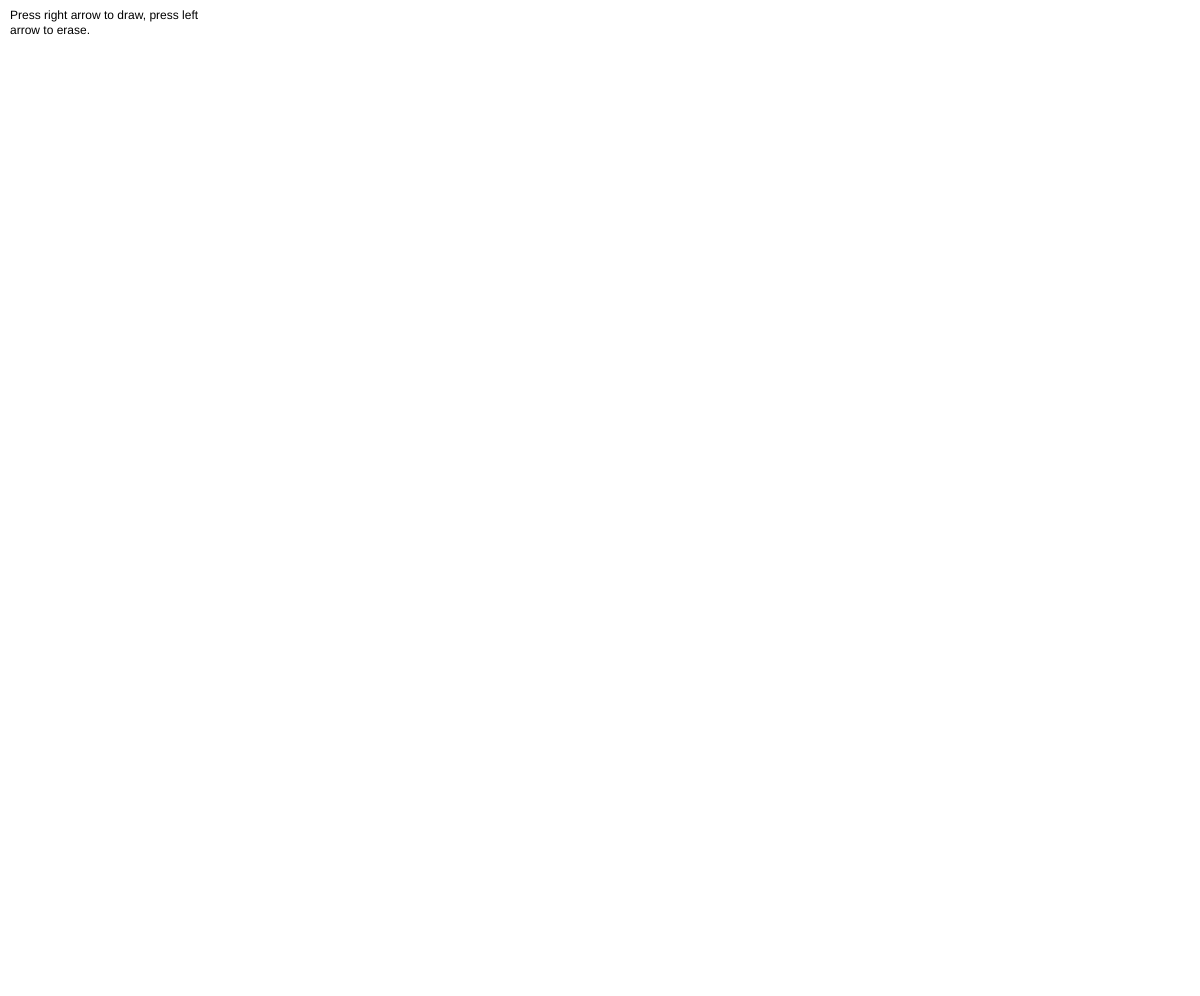
Frame 1 (no input)
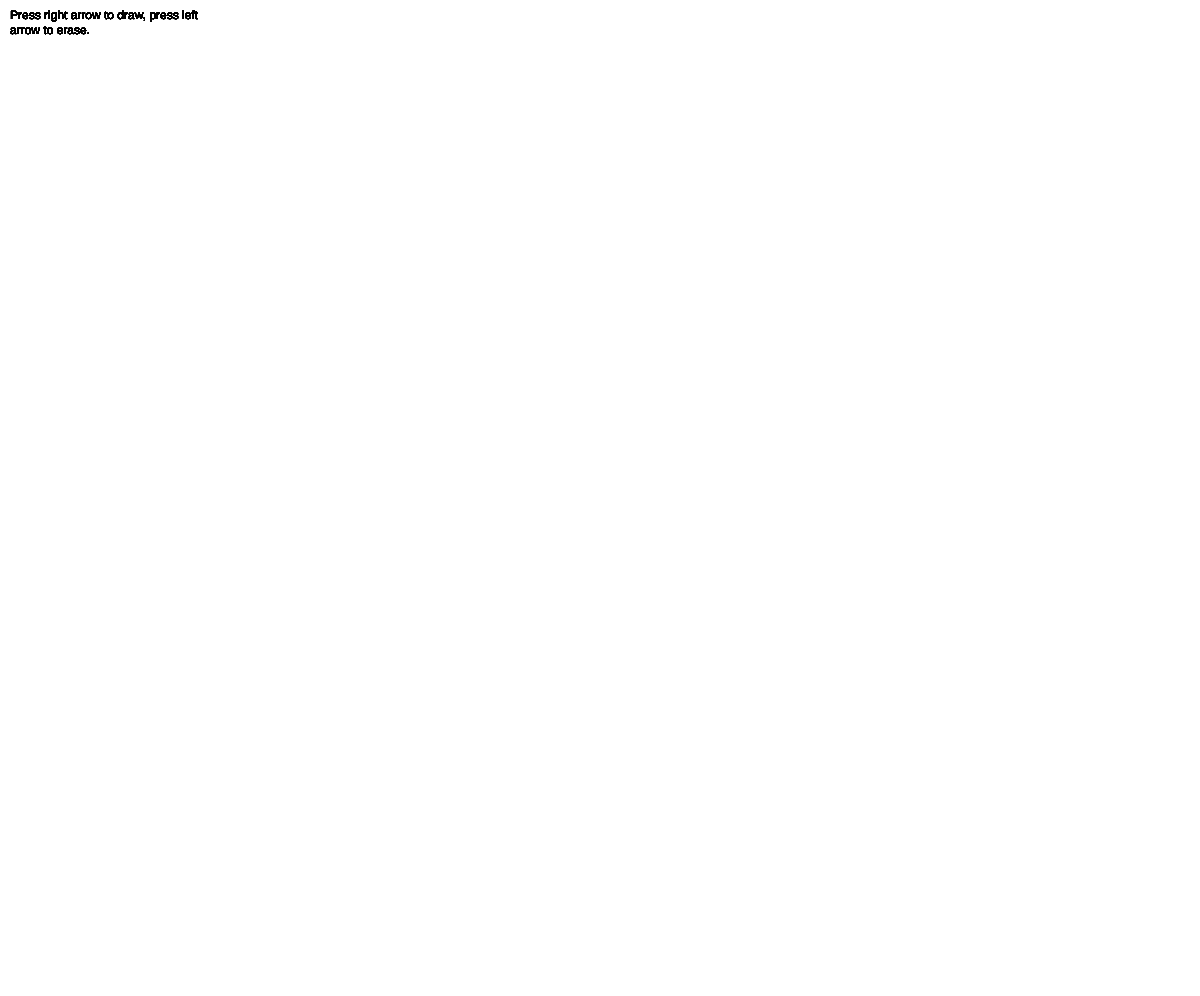
Frame 60 (no input)
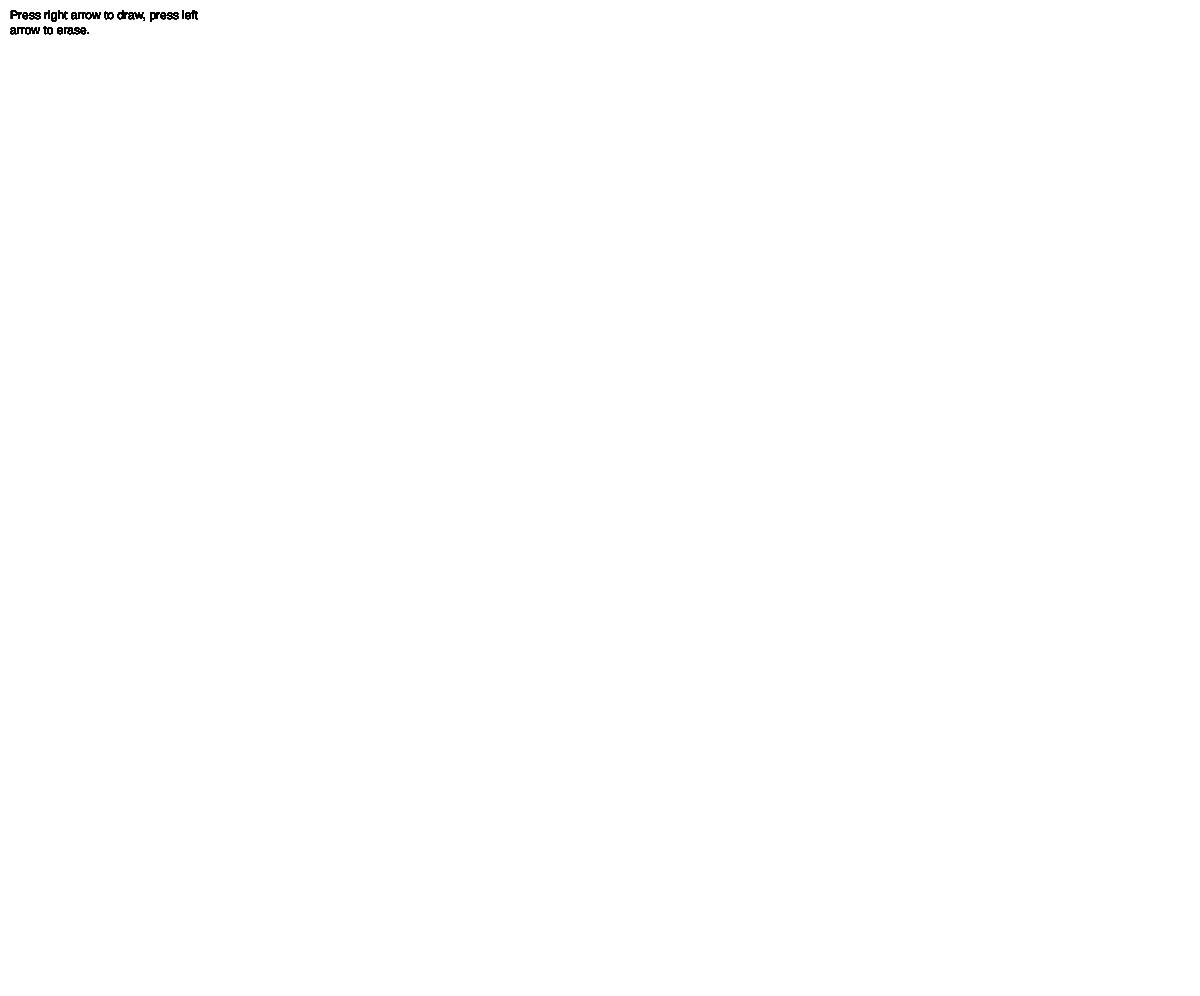
Frame 120 (the mouse pressed at the canvas centre since frame 60)

The p5.js sketch that drew these frames (run headless with seeded random() and noise() and a simulated clock; from frame 60 on, the mouse is pressed at the canvas centre):

// p5.js sketch
// ── sketch.js
class drawCirc {

  constructor(r_, ang_, cr_, cg_, cb_, max_) {
    this.r = r_;
    this.ang = ang_;
    this.x = 0;
    this.y = 0;
    this.cr = cr_;
    this.cg = cg_;
    this.cb = cb_;
    this.max = max_;
    this.min = ang_;
  }

  c_draw() {
    if (true) {
      this.x = cos(this.ang) * (this.r * 2);
      this.y = sin(this.ang) * (this.r * 1.6);
      let fr, fg, fb,thck;
      if (keyIsDown(RIGHT_ARROW)&&!(this.ang > this.max)) {
        this.ang += drawSpeed;
        this.fr = this.cr;
        this.fg = this.cg;
        this.fb = this.cb;
        thck = 30;
      } else if (keyIsDown(LEFT_ARROW)&&!(this.ang <= this.min)) {
        this.ang -= drawSpeed;
        this.fr = 255;
        this.fg = 255;
        this.fb = 255;
        thck =32;
      }
      fill(this.fr, this.fg, this.fb);
      noStroke();
      ellipse(this.x, this.y, thck);
    }
  }

}

///////////////////////////////////////////////////////////////////////////////

var l = [7];
let drawSpeed = 0.017;

function setup() {
  createCanvas(windowWidth, windowHeight - 4);
  frameRate(60);
  
  l[0] = new drawCirc(200, 9.72, 129, 116, 210, 12.27);
  l[1] = new drawCirc(216, 9.7, 0, 0, 255, 12.30);
  l[2] = new drawCirc(232, 9.68, 1, 160, 199, 12.32);
  l[3] = new drawCirc(248, 9.66, 0, 255, 0, 12.34);
  l[4] = new drawCirc(264, 9.64, 255, 255, 0, 12.36);
  l[5] = new drawCirc(280, 9.62, 255, 127, 0, 12.38);
  l[6] = new drawCirc(296, 9.6, 255, 0, 0, 12.4);
}


function draw() {
  noStroke();
  strokeWeight(1);
  fill(0);
  text("Press right arrow to draw, press left arrow to erase.",10,10,200,100);

  translate(width / 2, height - 100);
  for (let i = 0; i < l.length; i++) l[i].c_draw();
}
